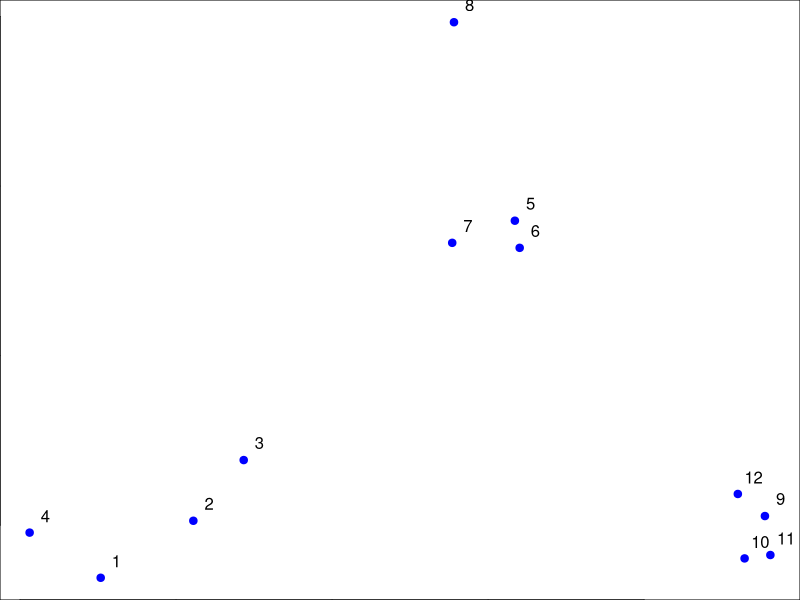
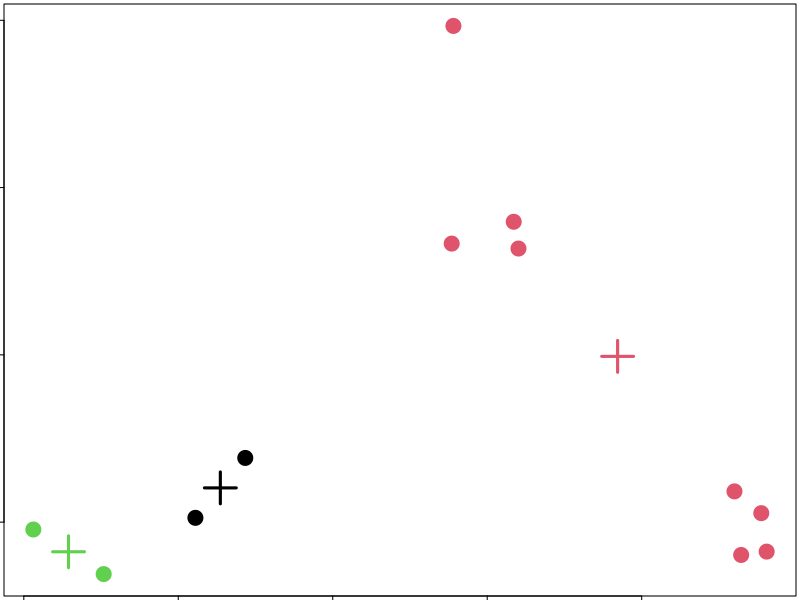
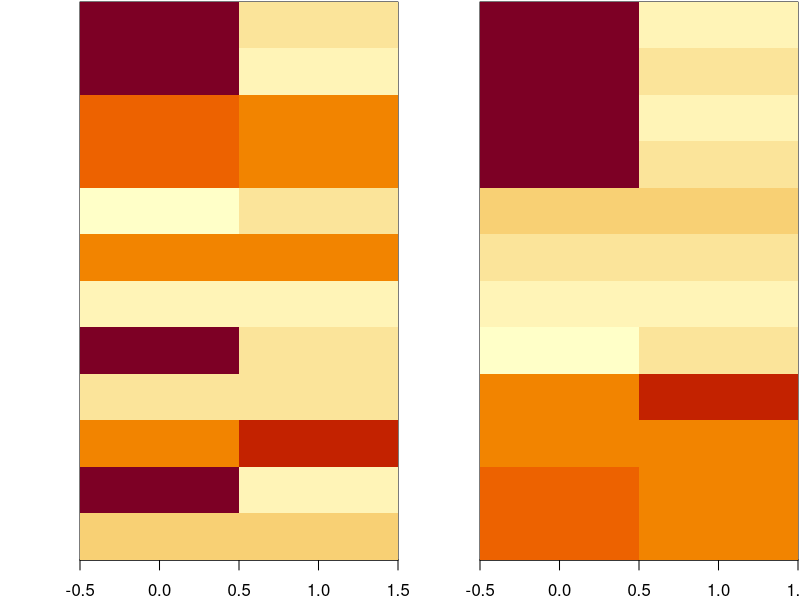

These charts were generated, in order, by the following R code:
## K-means Clustering
set.seed(1234)
par(mar = c(0,0,0,0))
x <- rnorm(12, mean = rep(1:3, each = 4), sd = 0.2)
y <- rnorm(12, mean = rep(c(1, 2, 1), each = 4), sd = 0.2)
plot(x, y, col = "blue", pch = 19, csx = 2)
text(x + 0.05, y + 0.05, labels = as.character(1:12))

## kmeans()
dataFrame <- data.frame(x, y)
kmeansObj <- kmeans(dataFrame, centers = 3)
names(kmeansObj)

kmeansObj$cluster

par(mar = rep(0.2,4))
plot(x, y, col = kmeansObj$cluster, pch = 19, cex = 2)
points(kmeansObj$centers, col = 1:3, pch = 3, cex = 3, lwd = 3)

## Heatmaps
set.seed(1234)
dataMatrix <- as.matrix(dataFrame)[sample(1:12), ]
kmeansObj2 <- kmeans(dataMatrix, center = 3)
par(mfrow = c(1,2), mar = c(2,4,0.1,0.1))
image(t(dataMatrix)[, nrow(dataMatrix):1], yaxt = "n")
image(t(dataMatrix)[, order(kmeansObj2$cluster)], yaxt = "n")
